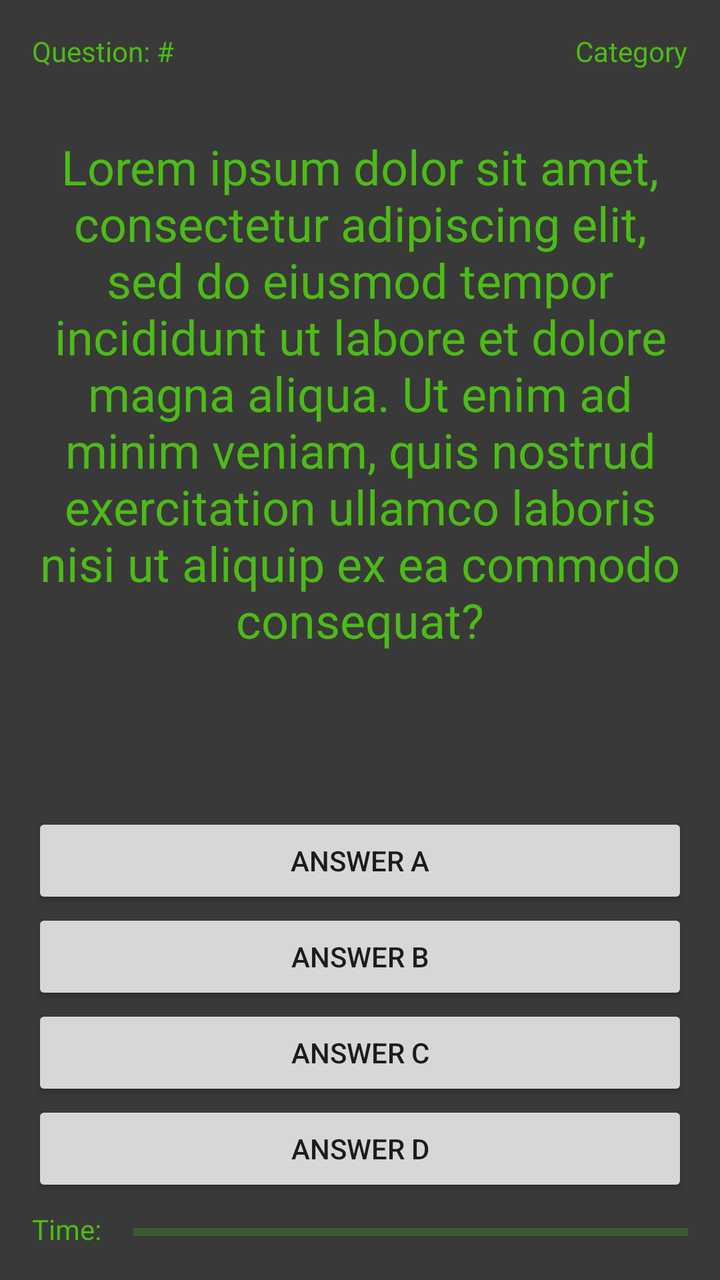
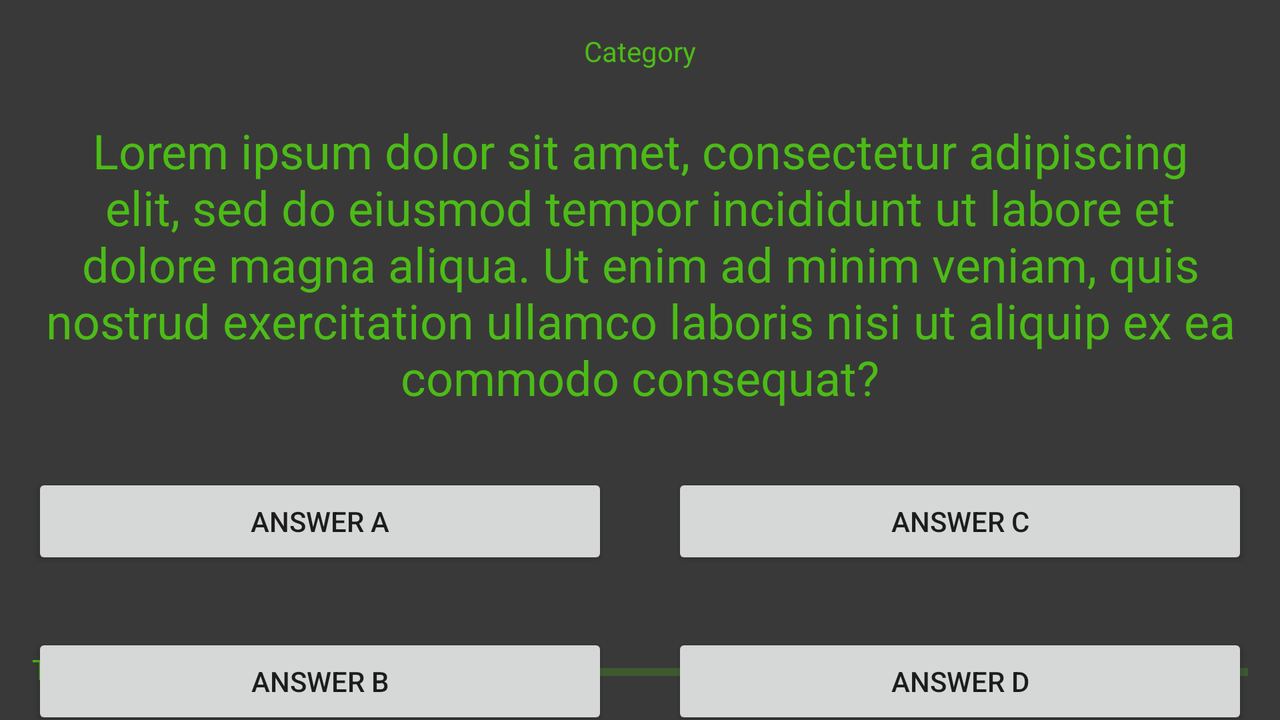

Two renders of one Android screen. The first uses the default layout on a phone; the second uses the alternative layout the repository ships for a different screen configuration, on a matching device. The two XML files are below.
<!-- AndroidManifest.xml: activity theme Theme.357Project -->
<!-- res/layout/activity_question.xml -->
<?xml version="1.0" encoding="utf-8"?>
<androidx.constraintlayout.widget.ConstraintLayout xmlns:android="http://schemas.android.com/apk/res/android"
    xmlns:app="http://schemas.android.com/apk/res-auto"
    xmlns:tools="http://schemas.android.com/tools"
    android:layout_width="match_parent"
    android:layout_height="match_parent"
    android:background="#3A3939"
    tools:context=".QuestionActivity">

    <TextView
        android:id="@+id/questionNumber"
        android:layout_width="wrap_content"
        android:layout_height="wrap_content"
        android:layout_marginStart="16dp"
        android:layout_marginTop="16dp"
        android:text="Question: #"
        android:textColor="#4CBB17"
        app:layout_constraintStart_toStartOf="parent"
        app:layout_constraintTop_toTopOf="parent" />

    <TextView
        android:id="@+id/category"
        android:layout_width="wrap_content"
        android:layout_height="wrap_content"
        android:layout_marginTop="16dp"
        android:layout_marginEnd="16dp"
        android:text="Category"
        android:textColor="#4CBB17"
        app:layout_constraintEnd_toEndOf="parent"
        app:layout_constraintTop_toTopOf="parent" />

    <TextView
        android:id="@+id/question"
        android:layout_width="0dp"
        android:layout_height="wrap_content"
        android:layout_marginStart="16dp"
        android:layout_marginTop="32dp"
        android:layout_marginEnd="16dp"
        android:text="Lorem ipsum dolor sit amet, consectetur adipiscing elit, sed do eiusmod tempor incididunt ut labore et dolore magna aliqua. Ut enim ad minim veniam, quis nostrud exercitation ullamco laboris nisi ut aliquip ex ea commodo consequat?"
        android:textAlignment="center"
        android:textColor="#4CBB17"
        android:textSize="24sp"
        app:layout_constraintEnd_toEndOf="parent"
        app:layout_constraintStart_toStartOf="parent"
        app:layout_constraintTop_toBottomOf="@+id/questionNumber" />

    <TextView
        android:id="@+id/timeLabel"
        android:layout_width="wrap_content"
        android:layout_height="wrap_content"
        android:layout_marginStart="16dp"
        android:layout_marginBottom="16dp"
        android:text="Time:"
        android:textColor="#4CBB17"
        app:layout_constraintBottom_toBottomOf="parent"
        app:layout_constraintStart_toStartOf="parent" />

    <ProgressBar
        android:id="@+id/progressBar"
        style="?android:attr/progressBarStyleHorizontal"
        android:layout_width="0dp"
        android:layout_height="wrap_content"
        android:layout_marginStart="16dp"
        android:layout_marginEnd="16dp"
        android:layout_marginBottom="16dp"
        android:max="100"
        android:progressBackgroundTint="@color/kelly_green"
        app:guidelineUseRtl="true"
        app:layout_constraintBottom_toBottomOf="parent"
        app:layout_constraintEnd_toEndOf="parent"
        app:layout_constraintStart_toEndOf="@+id/timeLabel" />

    <Button
        android:id="@+id/answerA"
        android:layout_width="0dp"
        android:layout_height="wrap_content"
        android:layout_marginStart="16dp"
        android:layout_marginTop="32dp"
        android:layout_marginEnd="16dp"
        android:text="Answer A"
        app:layout_constraintBottom_toTopOf="@+id/progressBar"
        app:layout_constraintEnd_toEndOf="parent"
        app:layout_constraintHorizontal_bias="0.0"
        app:layout_constraintStart_toStartOf="parent"
        app:layout_constraintTop_toBottomOf="@+id/question"
        app:layout_constraintVertical_bias="0.24" />

    <Button
        android:id="@+id/answerB"
        android:layout_width="0dp"
        android:layout_height="wrap_content"
        android:layout_marginStart="16dp"
        android:layout_marginEnd="16dp"
        android:text="Answer B"
        app:layout_constraintEnd_toEndOf="parent"
        app:layout_constraintHorizontal_bias="0.0"
        app:layout_constraintStart_toStartOf="parent"
        app:layout_constraintTop_toBottomOf="@+id/answerA" />

    <Button
        android:id="@+id/answerC"
        android:layout_width="0dp"
        android:layout_height="wrap_content"
        android:layout_marginStart="16dp"
        android:layout_marginEnd="16dp"
        android:text="Answer C"
        app:layout_constraintEnd_toEndOf="parent"
        app:layout_constraintHorizontal_bias="0.0"
        app:layout_constraintStart_toStartOf="parent"
        app:layout_constraintTop_toBottomOf="@+id/answerB" />

    <Button
        android:id="@+id/answerD"
        android:layout_width="0dp"
        android:layout_height="wrap_content"
        android:layout_marginStart="16dp"
        android:layout_marginEnd="16dp"
        android:text="Answer D"
        app:layout_constraintEnd_toEndOf="parent"
        app:layout_constraintHorizontal_bias="0.0"
        app:layout_constraintStart_toStartOf="parent"
        app:layout_constraintTop_toBottomOf="@+id/answerC" />

</androidx.constraintlayout.widget.ConstraintLayout>
<!-- resources referenced by this layout -->
<resources>
  <color name="kelly_green">#4CBB17</color>
  <style name="Theme.357Project" parent="Theme.MaterialComponents.DayNight.DarkActionBar">
          
          <item name="colorPrimary">@color/dark_gray</item>
          <item name="colorPrimaryVariant">@color/darkish_gray</item>
          <item name="colorOnPrimary">@color/kelly_green</item>
          
          <item name="colorSecondary">@color/dark_gray</item>
          <item name="colorSecondaryVariant">@color/darkish_gray</item>
          <item name="colorOnSecondary">@color/kelly_green</item>
          
          <item name="android:statusBarColor">?attr/colorPrimaryVariant</item>
          
      </style>
  <color name="dark_gray">#242526</color>
  <color name="darkish_gray">#686868</color>
</resources>
<!-- res/layout-land/activity_question.xml (the author's variant of the layout above) -->
<!-- drawn on the phone turned sideways -->
<?xml version="1.0" encoding="utf-8"?>
<androidx.constraintlayout.widget.ConstraintLayout xmlns:android="http://schemas.android.com/apk/res/android"
    xmlns:app="http://schemas.android.com/apk/res-auto"
    xmlns:tools="http://schemas.android.com/tools"
    android:layout_width="match_parent"
    android:layout_height="match_parent"
    android:background="#3A3939"
    tools:context=".QuestionActivity">

    <TextView
        android:id="@+id/category"
        android:layout_width="wrap_content"
        android:layout_height="wrap_content"
        android:layout_marginTop="16dp"
        android:text="Category"
        android:textColor="#4CBB17"
        app:layout_constraintEnd_toEndOf="parent"
        app:layout_constraintStart_toStartOf="parent"
        app:layout_constraintTop_toTopOf="parent" />

    <TextView
        android:id="@+id/question"
        android:layout_width="0dp"
        android:layout_height="wrap_content"
        android:layout_marginStart="16dp"
        android:layout_marginTop="24dp"
        android:layout_marginEnd="16dp"
        android:text="Lorem ipsum dolor sit amet, consectetur adipiscing elit, sed do eiusmod tempor incididunt ut labore et dolore magna aliqua. Ut enim ad minim veniam, quis nostrud exercitation ullamco laboris nisi ut aliquip ex ea commodo consequat?"
        android:textAlignment="center"
        android:textColor="#4CBB17"
        android:textSize="24sp"
        app:layout_constraintEnd_toEndOf="parent"
        app:layout_constraintStart_toStartOf="parent"
        app:layout_constraintTop_toBottomOf="@+id/category" />

    <TextView
        android:id="@+id/timeLabel"
        android:layout_width="wrap_content"
        android:layout_height="wrap_content"
        android:layout_marginStart="16dp"
        android:layout_marginBottom="16dp"
        android:text="Time:"
        android:textColor="#4CBB17"
        app:layout_constraintBottom_toBottomOf="parent"
        app:layout_constraintStart_toStartOf="parent" />

    <ProgressBar
        android:id="@+id/progressBar"
        style="?android:attr/progressBarStyleHorizontal"
        android:layout_width="0dp"
        android:layout_height="wrap_content"
        android:layout_marginStart="16dp"
        android:layout_marginEnd="16dp"
        android:layout_marginBottom="16dp"
        android:max="100"
        android:progressBackgroundTint="@color/kelly_green"
        app:guidelineUseRtl="true"
        app:layout_constraintBottom_toBottomOf="parent"
        app:layout_constraintEnd_toEndOf="parent"
        app:layout_constraintStart_toEndOf="@+id/timeLabel" />

    <Button
        android:id="@+id/answerA"
        android:layout_width="0dp"
        android:layout_height="wrap_content"
        android:layout_marginStart="16dp"
        android:layout_marginTop="32dp"
        android:layout_marginEnd="16dp"
        android:text="Answer A"
        app:layout_constraintEnd_toStartOf="@+id/guideline3"
        app:layout_constraintStart_toStartOf="parent"
        app:layout_constraintTop_toBottomOf="@+id/question" />

    <Button
        android:id="@+id/answerB"
        android:layout_width="0dp"
        android:layout_height="wrap_content"
        android:layout_marginStart="16dp"
        android:layout_marginTop="32dp"
        android:layout_marginEnd="16dp"
        android:text="Answer B"
        app:layout_constraintEnd_toStartOf="@+id/guideline3"
        app:layout_constraintStart_toStartOf="parent"
        app:layout_constraintTop_toBottomOf="@+id/answerA" />

    <Button
        android:id="@+id/answerC"
        android:layout_width="0dp"
        android:layout_height="wrap_content"
        android:layout_marginStart="16dp"
        android:layout_marginEnd="16dp"
        android:text="Answer C"
        app:layout_constraintEnd_toEndOf="parent"
        app:layout_constraintStart_toStartOf="@+id/guideline3"
        app:layout_constraintTop_toTopOf="@+id/answerA" />

    <Button
        android:id="@+id/answerD"
        android:layout_width="0dp"
        android:layout_height="wrap_content"
        android:layout_marginStart="16dp"
        android:layout_marginTop="32dp"
        android:layout_marginEnd="16dp"
        android:text="Answer D"
        app:layout_constraintEnd_toEndOf="parent"
        app:layout_constraintStart_toStartOf="@+id/guideline3"
        app:layout_constraintTop_toBottomOf="@+id/answerC" />

    <androidx.constraintlayout.widget.Guideline
        android:id="@+id/guideline3"
        android:layout_width="wrap_content"
        android:layout_height="wrap_content"
        android:orientation="vertical"
        app:layout_constraintGuide_percent="0.5" />

</androidx.constraintlayout.widget.ConstraintLayout>
